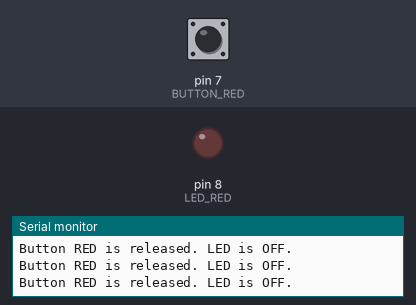
Bench run of a sketch on a simulated Arduino Uno, built with avr-gcc and run on an emulated ATmega328P. Shown: output pins drawn as LEDs (lit = HIGH), the last lines printed to the serial monitor. The test bench sets the inputs (shaded band); at power-on: pin 7 (BUTTON_RED) LOW.

Above: at 1.2 s.
1.3 s: pin 7 (BUTTON_RED) pulled HIGH for 0.15 s
At 1.4 s:
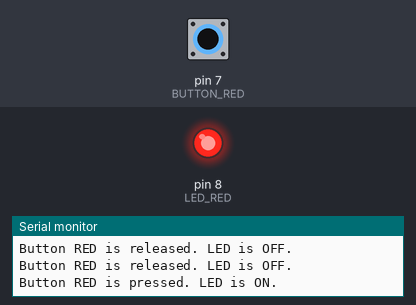
3.0 s: pin 7 (BUTTON_RED) pulled HIGH for 3.2 s
At 6.5 s:
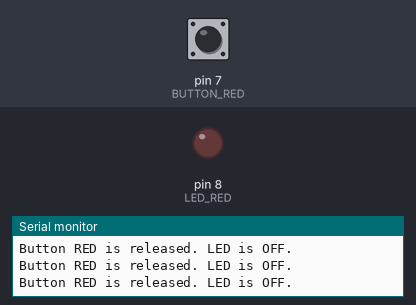
Timing chart, 0 to 8.0 s (numbered marks = the images above; inputs shaded):
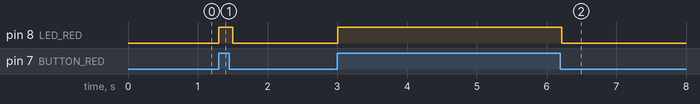

Measured:
- after the input at 1.3 s, pin 8 (LED_RED): LOW → HIGH at once, → LOW 0.20 s later
- after the input at 3.0 s, pin 8 (LED_RED): LOW → HIGH at once, → LOW 3.2 s later

The sketch:

challenge_1.ino
```cpp
//Challenge #1 - Digital Read Switch
// • Design the switch (with or without a pull-up resistor)
// • Control an LED state based on switch state
// • Switch pressed (HIGH) —> LED ON (High)
// • Switch released (LOW) —> LED OFF (Low)

#define LED_RED 8
#define BUTTON_RED 7

void setup() {
  Serial.begin(9600); // Initialize Serial Monitor
  pinMode(LED_RED, OUTPUT);  // Set LED as an output
  pinMode(BUTTON_RED, INPUT); // Set button as an input
  digitalWrite(LED_RED, LOW); // Ensure LED is off at startup
}

void loop() {
  int buttonState = digitalRead(BUTTON_RED); // Read the button state
  if (buttonState == HIGH) {
    // Button is pressed
    Serial.println("Button RED is pressed. LED is ON.");
    digitalWrite(LED_RED, HIGH); // Turn on the LED
  } else {
    // Button is released
    Serial.println("Button RED is released. LED is OFF.");
    digitalWrite(LED_RED, LOW); // Turn off the LED
  }
  delay(100); // Debounce delay
}
```
